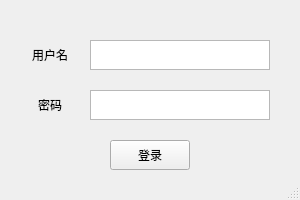
<?xml version="1.0" encoding="UTF-8"?>
<ui version="4.0">
 <class>MainWindow</class>
 <widget class="QMainWindow" name="MainWindow">
  <property name="windowModality">
   <enum>Qt::ApplicationModal</enum>
  </property>
  <property name="geometry">
   <rect>
    <x>0</x>
    <y>0</y>
    <width>300</width>
    <height>200</height>
   </rect>
  </property>
  <property name="sizePolicy">
   <sizepolicy hsizetype="Preferred" vsizetype="Preferred">
    <horstretch>0</horstretch>
    <verstretch>0</verstretch>
   </sizepolicy>
  </property>
  <property name="minimumSize">
   <size>
    <width>300</width>
    <height>200</height>
   </size>
  </property>
  <property name="maximumSize">
   <size>
    <width>300</width>
    <height>200</height>
   </size>
  </property>
  <property name="focusPolicy">
   <enum>Qt::TabFocus</enum>
  </property>
  <property name="contextMenuPolicy">
   <enum>Qt::NoContextMenu</enum>
  </property>
  <property name="acceptDrops">
   <bool>true</bool>
  </property>
  <property name="windowTitle">
   <string>登录</string>
  </property>
  <widget class="QWidget" name="centralwidget">
   <widget class="QTextEdit" name="UserName">
    <property name="geometry">
     <rect>
      <x>90</x>
      <y>40</y>
      <width>180</width>
      <height>30</height>
     </rect>
    </property>
    <property name="font">
     <font>
      <family>Arial</family>
      <pointsize>13</pointsize>
     </font>
    </property>
    <property name="focusPolicy">
     <enum>Qt::StrongFocus</enum>
    </property>
    <property name="inputMethodHints">
     <set>Qt::ImhDigitsOnly</set>
    </property>
    <property name="verticalScrollBarPolicy">
     <enum>Qt::ScrollBarAlwaysOff</enum>
    </property>
    <property name="horizontalScrollBarPolicy">
     <enum>Qt::ScrollBarAlwaysOff</enum>
    </property>
    <property name="sizeAdjustPolicy">
     <enum>QAbstractScrollArea::AdjustIgnored</enum>
    </property>
    <property name="tabChangesFocus">
     <bool>true</bool>
    </property>
    <property name="lineWrapMode">
     <enum>QTextEdit::NoWrap</enum>
    </property>
    <property name="acceptRichText">
     <bool>false</bool>
    </property>
   </widget>
   <widget class="QTextEdit" name="Password">
    <property name="geometry">
     <rect>
      <x>90</x>
      <y>90</y>
      <width>180</width>
      <height>30</height>
     </rect>
    </property>
    <property name="font">
     <font>
      <family>Arial</family>
      <pointsize>13</pointsize>
     </font>
    </property>
    <property name="focusPolicy">
     <enum>Qt::StrongFocus</enum>
    </property>
    <property name="contextMenuPolicy">
     <enum>Qt::NoContextMenu</enum>
    </property>
    <property name="inputMethodHints">
     <set>Qt::ImhNone</set>
    </property>
    <property name="tabChangesFocus">
     <bool>true</bool>
    </property>
    <property name="lineWrapMode">
     <enum>QTextEdit::NoWrap</enum>
    </property>
    <property name="acceptRichText">
     <bool>false</bool>
    </property>
   </widget>
   <widget class="QLabel" name="label">
    <property name="geometry">
     <rect>
      <x>20</x>
      <y>40</y>
      <width>60</width>
      <height>30</height>
     </rect>
    </property>
    <property name="text">
     <string>用户名</string>
    </property>
    <property name="alignment">
     <set>Qt::AlignCenter</set>
    </property>
   </widget>
   <widget class="QLabel" name="label_2">
    <property name="geometry">
     <rect>
      <x>20</x>
      <y>90</y>
      <width>60</width>
      <height>30</height>
     </rect>
    </property>
    <property name="layoutDirection">
     <enum>Qt::LeftToRight</enum>
    </property>
    <property name="text">
     <string>密码</string>
    </property>
    <property name="textFormat">
     <enum>Qt::AutoText</enum>
    </property>
    <property name="alignment">
     <set>Qt::AlignCenter</set>
    </property>
   </widget>
   <widget class="QPushButton" name="Login">
    <property name="geometry">
     <rect>
      <x>110</x>
      <y>140</y>
      <width>80</width>
      <height>30</height>
     </rect>
    </property>
    <property name="focusPolicy">
     <enum>Qt::TabFocus</enum>
    </property>
    <property name="text">
     <string>登录</string>
    </property>
   </widget>
  </widget>
  <widget class="QStatusBar" name="statusbar"/>
 </widget>
 <resources/>
 <connections/>
</ui>
